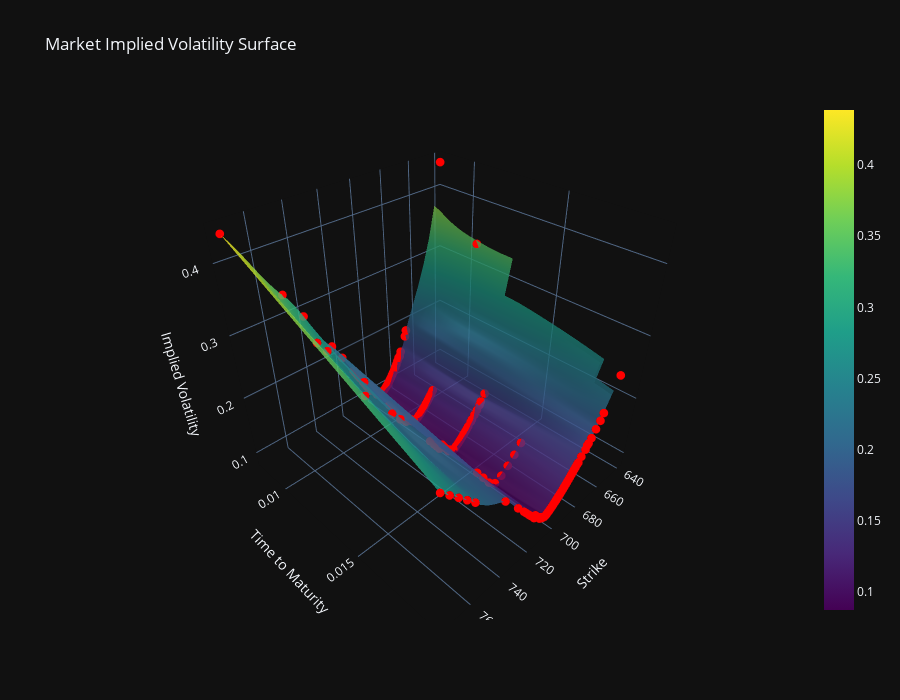

Source (notebook cell):
### Code cell
# =============================================================================
# 4.2 3D Implied Volatility Surface / 3D 내재변동성 표면
# =============================================================================
# Grid for Surface
grid_K, grid_T = np.meshgrid(
    np.linspace(market_strikes.min(), market_strikes.max(), 30),
    np.linspace(market_T.min(), market_T.max(), 30)
)

# Interpolate Market IV
grid_IV = griddata((market_strikes, market_T), market_iv, (grid_K, grid_T), method='cubic')

fig = go.Figure(data=[go.Surface(x=grid_K, y=grid_T, z=grid_IV, colorscale='Viridis', opacity=0.8, name='Market Surface')])

# Add Scatter Points
fig.add_trace(go.Scatter3d(
    x=market_strikes, y=market_T, z=market_iv,
    mode='markers', marker=dict(size=3, color='red'), name='Market Data'
))

fig.update_layout(
    title='Market Implied Volatility Surface',
    scene=dict(xaxis_title='Strike', yaxis_title='Time to Maturity', zaxis_title='Implied Volatility'),
    width=900, height=700,
    template='plotly_dark' # Dark mode for better 3D visibility
)
fig.show()

### Figure 1 — Plotly figure (JSON) as saved in the notebook; plotly's stock layout.template omitted (floating-point values rounded to 4 significant figures; data arrays with more than 128 entries replaced by an {"elided": "..."} marker saying what was removed)
{"data": [{"colorscale": [[0, "#440154"], [0.1111, "#482878"], [0.2222, "#3e4989"], [0.3333, "#31688e"], [0.4444, "#26828e"], [0.5556, "#1f9e89"], [0.6667, "#35b779"], [0.7778, "#6ece58"], [0.8889, "#b5de2b"], [1, "#fde725"]], "name": "Market Surface", "opacity": 0.8, "type": "surface", "x": {"elided": "30x30 float values"}, "y": {"elided": "30x30 float values"}, "z": {"elided": "30x30 float values"}}, {"marker": {"color": "red", "size": 3}, "mode": "markers", "name": "Market Data", "type": "scatter3d", "x": {"elided": "179 int values"}, "y": {"elided": "179 float values"}, "z": {"elided": "179 float values"}}], "layout": {"height": 700, "scene": {"xaxis": {"title": {"text": "Strike"}}, "yaxis": {"title": {"text": "Time to Maturity"}}, "zaxis": {"title": {"text": "Implied Volatility"}}}, "title": {"text": "Market Implied Volatility Surface"}, "width": 900}}
